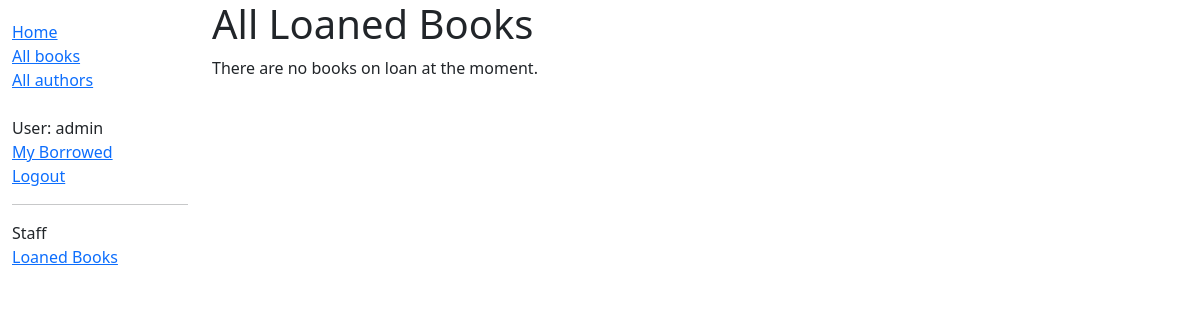
The app's page /catalog/borrowed/ (signed in), older data.
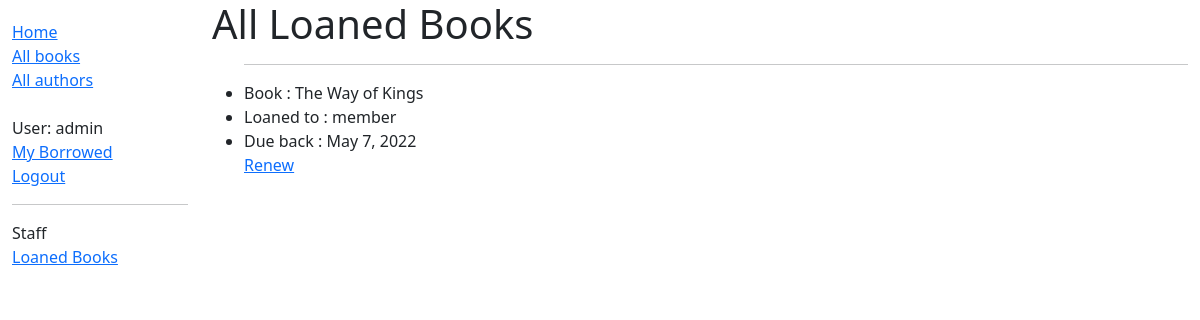
The same page, newer data.
### catalog/models.py (models this page shows, shortened)
class BookInstance(models.Model):
    id = models.UUIDField(primary_key=True, default=uuid.uuid4,
                          help_text='Unique ID for this particular book across whole library')
    book = models.ForeignKey('Book', on_delete=models.RESTRICT, null=True)
    imprint = models.CharField(max_length=200)
    due_back = models.DateField(null=True, blank=True)
    borrower = models.ForeignKey(User, on_delete=models.SET_NULL, null=True, blank=True)
    LOAN_STATUS = (
        ('m', 'Maintenance'),
        ('o', 'On loan'),
        ('a', 'Available'),
        ('r', 'Reserved'),
    )
    status = models.CharField(
        max_length=1,
        choices=LOAN_STATUS,
        blank=True,
        default='m',
        help_text='Book availability',
    )
    class Meta:
        ordering = ['due_back']
        permissions = (("can_mark_returned", "Set book as returned"),)

class Book(models.Model):
    title = models.CharField(max_length=200)
    author = models.ForeignKey('Author', on_delete=models.SET_NULL, null=True)
    summary = models.TextField(max_length=1000, help_text='Enter a brief description of the book')
    isbn = models.CharField('ISBN', max_length=13, unique=True,
                            help_text='13 Character <a href="https://www.isbn-international.org'
                            '/content/what-isbn">ISBN number</a>')
    genre = models.ManyToManyField(Genre, help_text='Select a genre for this book')
    language = models.ForeignKey('Language', on_delete=models.SET_NULL, null=True)
    def __str__(self):
        return self.title

### catalog/views.py (the view)
# urls.py: path('borrowed/', views.LoanedBooksAllListView.as_view(),
class LoanedBooksAllListView(PermissionRequiredMixin, generic.ListView):
    model = BookInstance
    permission_required = 'catalog.can_mark_returned'
    paginate_by = 10
    context_object_name = 'books_list'
    template_name = 'catalog/loaned_books_all.html'
    queryset = BookInstance.objects.filter(status__exact='o').order_by('due_back')

### catalog/templates/catalog/loaned_books_all.html (shortened to what this page needs)
{% extends 'base_generic.html' %}
{% block content %}
  <h1>All Loaned Books</h1>
  {% if books_list %}
    <ul>
    {% for book in books_list %}
      <hr>
      <li>Book : {{ book.book }}</li>
      <li>Loaned to : {{ book.borrower }}</li>
      <li>Due back : {{ book.due_back }}</li>
      {% if perms.catalog.can_mark_returned %}
        <a href="{% url 'renew-book-librarian' book.id %}">Renew</a>
      {% endif %}
    {% endfor %}
    </ul>
  {% else %}
    <p>There are no books on loan at the moment.</p>
  {% endif %}
{% endblock %}

Row changes from the older to the newer data that the page shows:
now on this page (row edited): BookInstance: book "The Way of Kings", borrower "member", due_back "May 7, 2022"
Text that changed along with them:
text no longer shown: "There are no books on loan at the moment."
